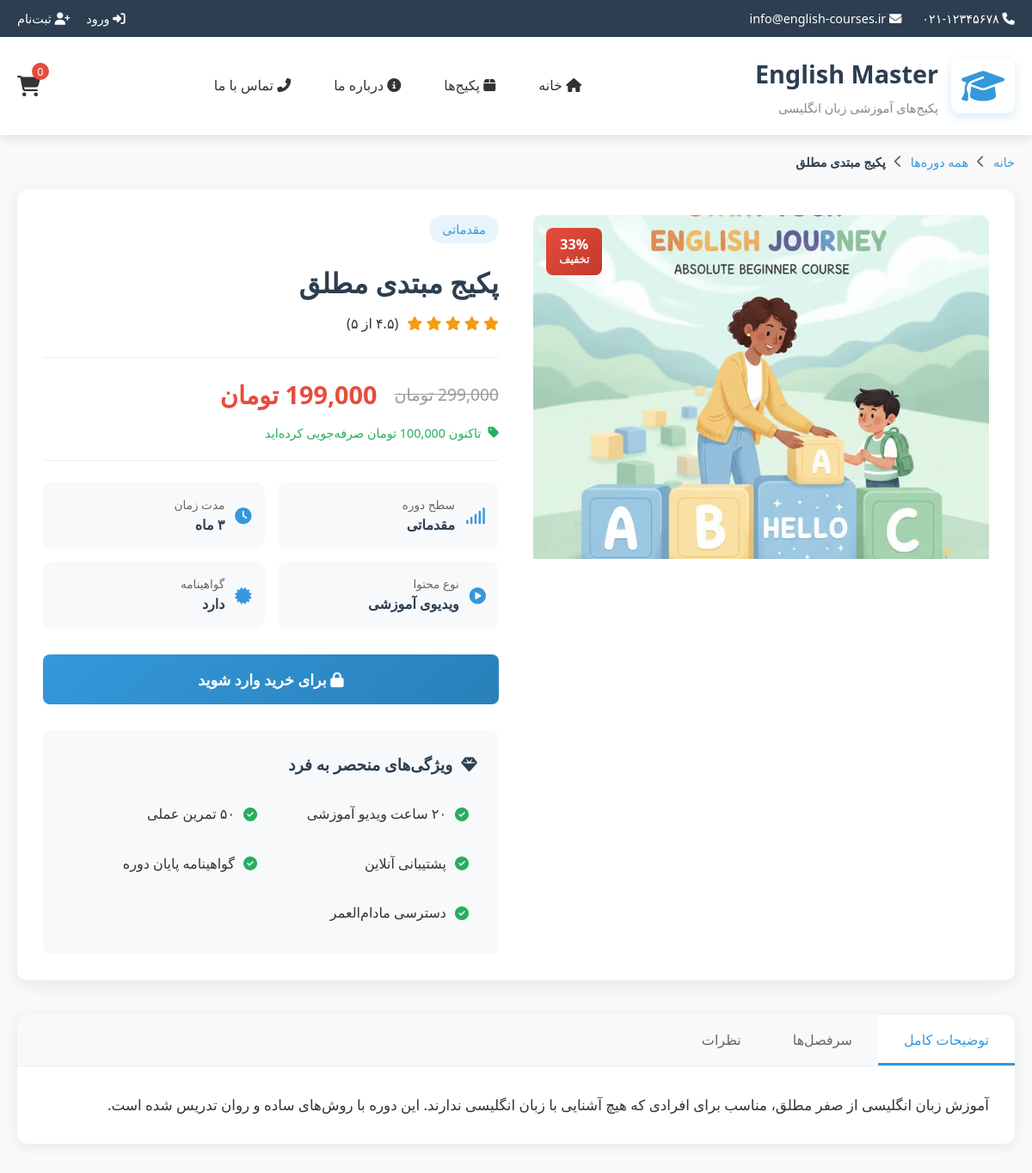
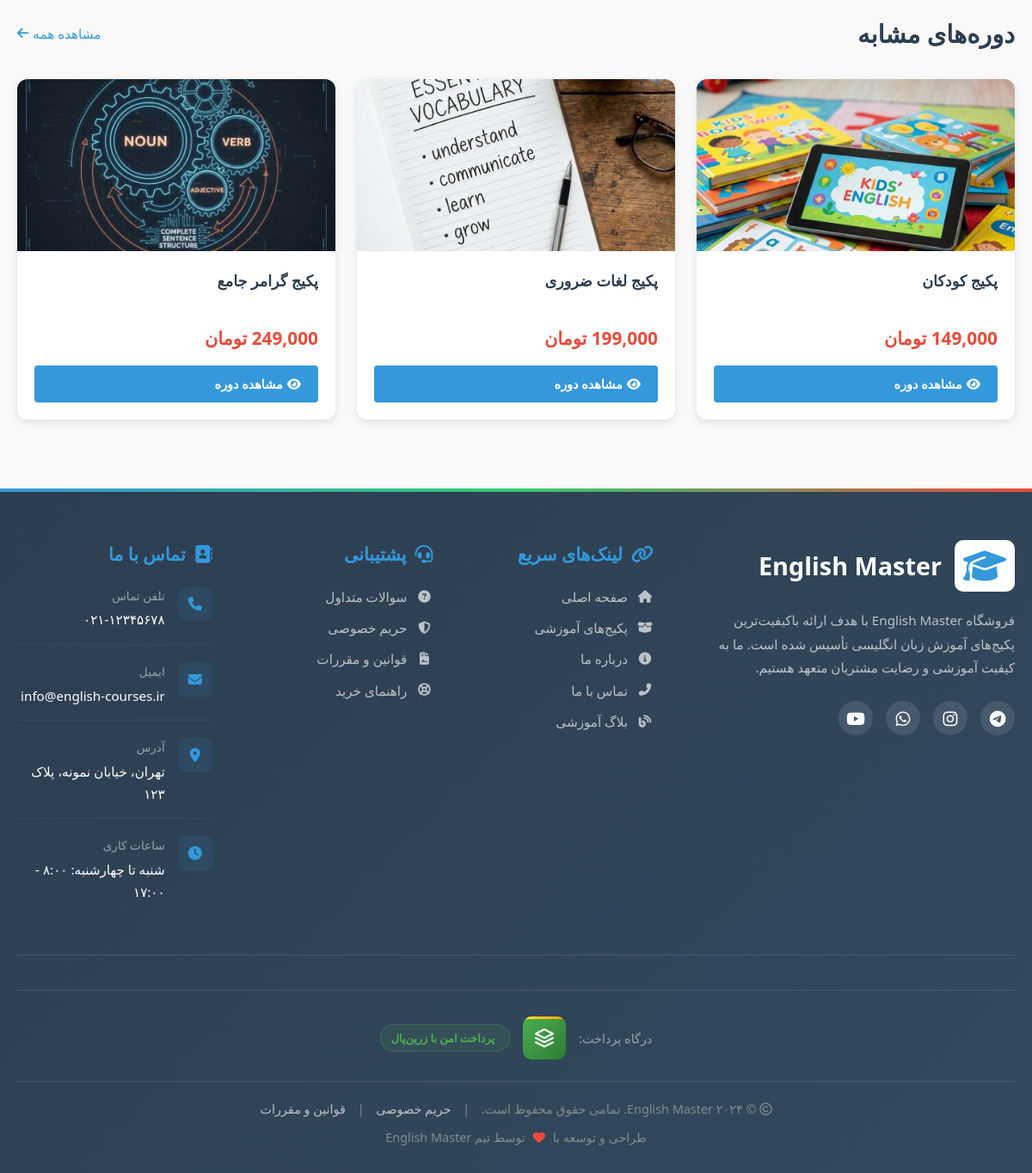
The app's page /project-folder/pages/product-detail.php?id=1 with its own data (2 pictures, top to bottom).
### tables this page shows
CREATE TABLE `products` (
  `id` int(11) NOT NULL,
  `name` varchar(200) NOT NULL,
  `description` text DEFAULT NULL,
  `price` decimal(10,2) NOT NULL,
  `discount_price` decimal(10,2) DEFAULT NULL,
  `image_url` varchar(500) DEFAULT NULL,
  `duration` varchar(50) DEFAULT NULL,
  `level` varchar(50) DEFAULT NULL,
  `features` text DEFAULT NULL,
  `created_at` timestamp NOT NULL DEFAULT current_timestamp(),
  `is_active` tinyint(1) DEFAULT 1
);

### project-folder/includes/functions.php (called while the page is built, shortened)
<?php
function isLoggedIn() {
    return isset($_SESSION['user_id']);
}
?>

### project-folder/pages/product-detail.php (the view, shortened to what this page needs)
<?php
require_once '../includes/db_connect.php';
require_once '../includes/functions.php';
$product_id = intval($_GET['id']);
$product = null;
$features = [];
try {
    $sql = "SELECT * FROM products WHERE id = :id AND is_active = 1";
    $stmt = $pdo->prepare($sql);
    $stmt->execute([':id' => $product_id]);
    $product = $stmt->fetch();
    $features = json_decode($product['features'], true) ?: [];
} catch(PDOException $e) {
    die("خطا در دریافت اطلاعات محصول");
}
require_once '../includes/header.php';
?>
<div class="product-detail-page">
    <div class="container">
        <nav class="breadcrumb">
            <a href="../index.php">خانه</a>
            <i class="fas fa-chevron-left"></i>
            <a href="products.php">همه دوره‌ها</a>
            <i class="fas fa-chevron-left"></i>
            <span><?php echo htmlspecialchars($product['name']); ?></span>
        </nav>
        <div class="product-detail-card">
            <div class="product-gallery">
                <div class="main-image">
                <img src="../images/products/<?php echo !empty($product['image_url']) ? $product['image_url'] : 'default.jpg'; ?>"
                         alt="<?php echo htmlspecialchars($product['name']); ?>"
                         loading="lazy">
                    <?php if($product['discount_price']): ?>
                        <div class="discount-badge">
                            <?php
                            $discount = (($product['price'] - $product['discount_price']) / $product['price']) * 100;
                            echo round($discount) . '%';
                            ?>
                            <small>تخفیف</small>
                        </div>
                    <?php endif; ?>
                </div>
            </div>
            <div class="product-details">
                <div class="product-header">
                    <span class="product-category"><?php echo htmlspecialchars($product['level']); ?></span>
                    <h1 class="product-title"><?php echo htmlspecialchars($product['name']); ?></h1>
                    <div class="product-rating">
                        <div class="stars">
                            <i class="fas fa-star active"></i>
                            <i class="fas fa-star active"></i>
                            <i class="fas fa-star active"></i>
                            <i class="fas fa-star active"></i>
                            <i class="fas fa-star"></i>
                        </div>
                        <span class="rating-text">(۴.۵ از ۵)</span>
                    </div>
                </div>
                <div class="price-section">
                    <?php if($product['discount_price']): ?>
                        <div class="price-row">
                            <span class="old-price"><?php echo number_format($product['price']); ?> تومان</span>
                            <span class="current-price"><?php echo number_format($product['discount_price']); ?> تومان</span>
                        </div>
                        <div class="saving">
                            <i class="fas fa-tag"></i>
                            <span>تاکنون <?php echo number_format($product['price'] - $product['discount_price']); ?> تومان صرفه‌جویی کرده‌اید</span>
                        </div>
                    <?php else: ?>
                        <span class="current-price single"><?php echo number_format($product['price']); ?> تومان</span>
                    <?php endif; ?>
                </div>
                <div class="product-meta-grid">
                    <div class="meta-item">
                        <i class="fas fa-signal"></i>
                        <div class="meta-content">
                            <span class="meta-label">سطح دوره</span>
                            <span class="meta-value"><?php echo htmlspecialchars($product['level']); ?></span>
                        </div>
                    </div>
                    <div class="meta-item">
                        <i class="fas fa-clock"></i>
                        <div class="meta-content">
                            <span class="meta-label">مدت زمان</span>
                            <span class="meta-value"><?php echo htmlspecialchars($product['duration']); ?></span>
                        </div>
                    </div>
                    <div class="meta-item">
                        <i class="fas fa-play-circle"></i>
                        <div class="meta-content">
                            <span class="meta-label">نوع محتوا</span>
                            <span class="meta-value">ویدیوی آموزشی</span>
                        </div>
                    </div>
                    <div class="meta-item">
                        <i class="fas fa-certificate"></i>
                        <div class="meta-content">
                            <span class="meta-label">گواهینامه</span>
                            <span class="meta-value">دارد</span>
                        </div>
                    </div>
                </div>
                <div class="action-buttons">
                    <?php if(isLoggedIn()): ?>
                        <button class="btn btn-primary add-to-cart" data-id="<?php echo $product['id']; ?>">
                            <i class="fas fa-shopping-cart"></i>
                            افزودن به سبد خرید
                        </button>
                        <button class="btn btn-outline buy-now" onclick="window.location.href='checkout.php?product_id=<?php echo $product['id']; ?>'">
                            <i class="fas fa-bolt"></i>
                            خرید سریع
                        </button>
                    <?php else: ?>
                        <a href="login.php?redirect=product-detail.php?id=<?php echo $product['id']; ?>" class="btn btn-primary">
                            <i class="fas fa-lock"></i>
                            برای خرید وارد شوید
                        </a>
                    <?php endif; ?>
                </div>
                <div class="features-section">
                    <h3><i class="fas fa-gem"></i> ویژگی‌های منحصر به فرد</h3>
                    <div class="features-grid">
                        <?php foreach($features as $index => $feature): ?>
                            <?php if($index < 6): ?>
                                <div class="feature-item">
                                    <i class="fas fa-check-circle"></i>
                                    <span><?php echo htmlspecialchars($feature); ?></span>
                                </div>
                            <?php endif; ?>
                        <?php endforeach; ?>
                    </div>
                </div>
            </div>
        </div>
        <div class="product-tabs">
            <div class="tab-headers">
                <button class="tab-btn active" data-tab="description">توضیحات کامل</button>
                <button class="tab-btn" data-tab="curriculum">سرفصل‌ها</button>
                <button class="tab-btn" data-tab="reviews">نظرات</button>
            </div>
            <div class="tab-content">
                <div class="tab-pane active" id="description">
                    <div class="description-content">
                        <?php echo nl2br(htmlspecialchars($product['description'])); ?>
                    </div>
                </div>
            </div>
        </div>
        <div class="related-products-section">
            <div class="section-header">
                <h2>دوره‌های مشابه</h2>
                <a href="products.php?level=<?php echo urlencode($product['level']); ?>" class="view-all">
                    مشاهده همه <i class="fas fa-arrow-left"></i>
                </a>
            </div>
            <div class="related-products-grid">
                <?php
                try {
                    $sql = "SELECT * FROM products
                            WHERE level = :level
                            AND id != :id
                            AND is_active = 1
                            ORDER BY RAND()
                            LIMIT 3";
                    $stmt = $pdo->prepare($sql);
                    $stmt->execute([
                        ':level' => $product['level'],
                        ':id' => $product_id
                    ]);
                    $related_products = $stmt->fetchAll();
                    if(count($related_products) > 0):
                        foreach($related_products as $related):
                ?>
                    <div class="related-card">
                        <div class="card-image">
                        <img src="../images/products/<?php echo !empty($related['image_url']) ? $related['image_url'] : 'default.jpg'; ?>"
                                 alt="<?php echo htmlspecialchars($related['name']); ?>"
                                 loading="lazy">
                        </div>
                        <div class="card-content">
                            <h4><?php echo htmlspecialchars($related['name']); ?></h4>
                            <div class="card-price">
                                <?php if($related['discount_price']): ?>
                                    <span class="current"><?php echo number_format($related['discount_price']); ?> تومان</span>
                                <?php else: ?>
                                    <span class="current"><?php echo number_format($related['price']); ?> تومان</span>
                                <?php endif; ?>
                            </div>
                            <a href="product-detail.php?id=<?php echo $related['id']; ?>" class="btn btn-small">
                                <i class="fas fa-eye"></i>
                                مشاهده دوره
                            </a>
                        </div>
                    </div>
                <?php
                        endforeach;
                endif; ?>
                <?php } catch(PDOException $e) { } ?>
            </div>
        </div>
    </div>
</div>
<?php require_once '../includes/footer.php'; ?>

### project-folder/css/style.css (style rules this page uses)
* { margin: 0; padding: 0; box-sizing: border-box; }
:root { --primary-color: #2c3e50; --secondary-color: #3498db; --accent-color: #e74c3c; --light-color: #ecf0f1; --dark-color: #2c3e50; --success-color: #27ae60; --text-color: #333; --border-radius: 8px; --box-shadow: 0 4px 12px rgba(0, 0, 0, 0.1); }
body { font-family: 'Segoe UI', Tahoma, Geneva, Verdana, sans-serif; line-height: 1.6; color: var(--text-color); background-color: #f9f9f9; direction: rtl; }
.container { width: 100%; max-width: 1200px; margin: 0 auto; padding: 0 15px; }
.product-title { font-size: 1.2rem; margin-bottom: 10px; color: var(--primary-color); }
.current-price { font-size: 1.3rem; color: var(--accent-color); font-weight: bold; }
.btn { display: inline-block; padding: 12px 25px; background-color: var(--secondary-color); color: white; border: none; border-radius: var(--border-radius); text-decoration: none; font-weight: bold; cursor: pointer; transition: background-color 0.3s; text-align: center; width: 100%; }
.btn-small { padding: 6px 12px; font-size: 0.85rem; border-radius: 4px; text-decoration: none; display: inline-flex; align-items: center; gap: 5px; }
.section-header { display: flex; justify-content: space-between; align-items: center; margin-bottom: 40px; }
.view-all { color: var(--secondary-color); text-decoration: none; font-size: 0.95rem; display: flex; align-items: center; gap: 5px; transition: all 0.3s; }

### project-folder/css/responsive.css (style rules this page uses)
@media (max-width: 1200px) { .container { max-width: 960px; } }

### project-folder/includes/footer.php (style rules this page uses)
.container { max-width: 1200px; margin: 0 auto; padding: 0 20px; }

### records on screen
products: name "پکیج مبتدی مطلق", image_url (picture), discount "33", level "مقدماتی", price "299,000", discount_price "199,000", duration "۳ ماه", features "۲۰ ساعت ویدیو آموزشی", features "۵۰ تمرین عملی", features "پشتیبانی آنلاین", features "گواهینامه پایان دوره", features "دسترسی مادام‌العمر", description "آموزش زبان انگلیسی از صفر مطلق، مناسب برای افرادی که هیچ آشنایی با زبان انگلیسی ندارند. این دوره با روش‌های ساده و روان تدریس شده است."
products: image_url (picture), name "پکیج کودکان", discount_price "149,000"
products: image_url (picture), name "پکیج لغات ضروری", discount_price "199,000"
products: image_url (picture), name "پکیج گرامر جامع", discount_price "249,000"
